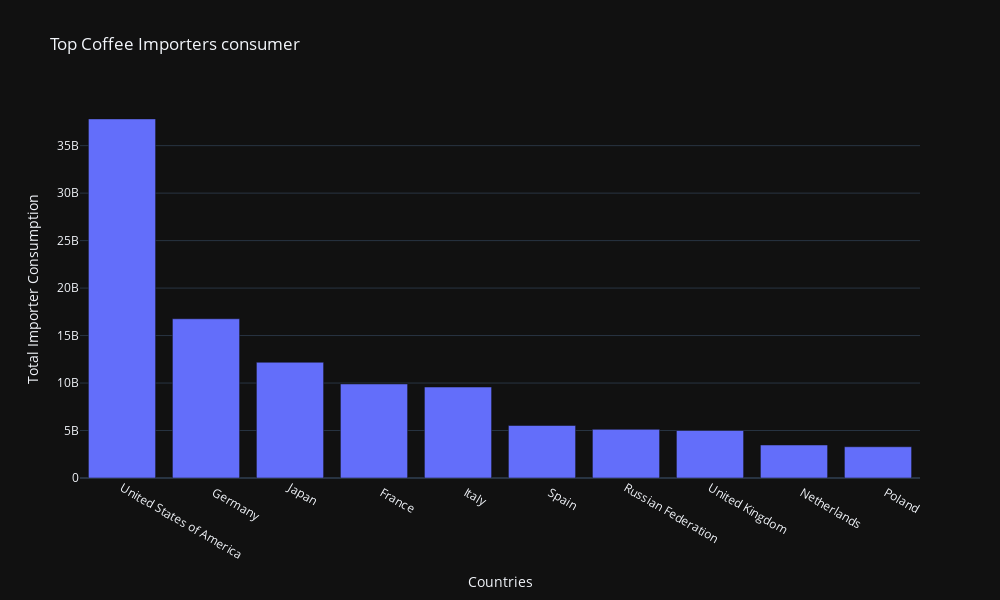

Notebook code cell kept with this figure:
### Code cell
# Tu jest polska wiec to moze zaciekawic ich!
# Top 10 'konsumentów' importerów
fig = px.bar(top_import_consumption, x='Country', y='Total_import_consumption', labels={
    "Country": "Countries",
    "Total_import_consumption": "Total Importer Consumption"
},title='Top Coffee Importers consumer', width=1000, height=600)
fig.show()

### Figure 1 — Plotly figure (JSON) as saved in the notebook; plotly's stock layout.template omitted (floating-point values rounded to 4 significant figures)
{"data": [{"alignmentgroup": "True", "hovertemplate": "Countries=%{x}<br>Total Importer Consumption=%{y}<extra></extra>", "legendgroup": "", "marker": {"color": "#636efa", "pattern": {"shape": ""}}, "name": "", "offsetgroup": "", "orientation": "v", "showlegend": false, "textposition": "auto", "x": ["United States of America", "   Germany", "Japan", "   France", "   Italy", "   Spain", "Russian Federation", "United Kingdom", "   Netherlands", "   Poland"], "xaxis": "x", "y": [37816800000, 16767720000, 12187140000, 9904860000, 9578940000, 5530260000, 5121240000, 5002620000, 3477180000, 3289740000], "yaxis": "y", "type": "bar"}], "layout": {"xaxis": {"anchor": "y", "domain": [0.0, 1.0], "title": {"text": "Countries"}}, "yaxis": {"anchor": "x", "domain": [0.0, 1.0], "title": {"text": "Total Importer Consumption"}}, "legend": {"tracegroupgap": 0}, "title": {"text": "Top Coffee Importers consumer"}, "barmode": "relative", "height": 600, "width": 1000}}
